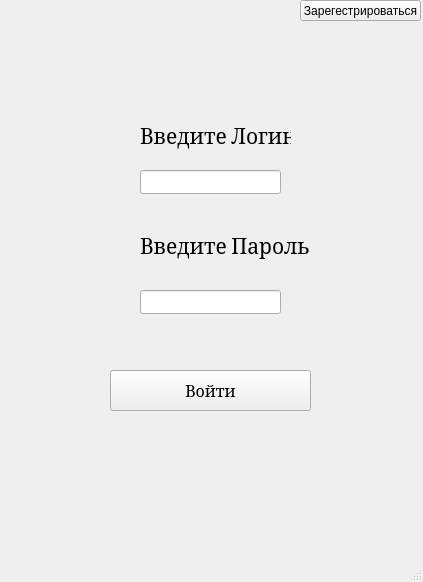
<?xml version="1.0" encoding="UTF-8"?>
<ui version="4.0">
 <class>MainWindow</class>
 <widget class="QMainWindow" name="MainWindow">
  <property name="geometry">
   <rect>
    <x>0</x>
    <y>0</y>
    <width>423</width>
    <height>582</height>
   </rect>
  </property>
  <property name="windowTitle">
   <string>MainWindow</string>
  </property>
  <property name="windowIcon">
   <iconset theme="QIcon::ThemeIcon::GoHome"/>
  </property>
  <widget class="QWidget" name="centralwidget">
   <widget class="QLabel" name="label">
    <property name="geometry">
     <rect>
      <x>140</x>
      <y>110</y>
      <width>151</width>
      <height>51</height>
     </rect>
    </property>
    <property name="font">
     <font>
      <family>Cambria</family>
      <pointsize>16</pointsize>
     </font>
    </property>
    <property name="text">
     <string>Введите Логин</string>
    </property>
   </widget>
   <widget class="QLineEdit" name="NameEdit">
    <property name="geometry">
     <rect>
      <x>140</x>
      <y>170</y>
      <width>141</width>
      <height>24</height>
     </rect>
    </property>
    <property name="font">
     <font>
      <family>Cambria</family>
      <pointsize>12</pointsize>
     </font>
    </property>
   </widget>
   <widget class="QLabel" name="label_2">
    <property name="geometry">
     <rect>
      <x>140</x>
      <y>210</y>
      <width>171</width>
      <height>71</height>
     </rect>
    </property>
    <property name="font">
     <font>
      <family>Cambria</family>
      <pointsize>16</pointsize>
     </font>
    </property>
    <property name="text">
     <string>Введите Пароль</string>
    </property>
   </widget>
   <widget class="QPushButton" name="ConfirmButton">
    <property name="geometry">
     <rect>
      <x>110</x>
      <y>370</y>
      <width>201</width>
      <height>41</height>
     </rect>
    </property>
    <property name="font">
     <font>
      <family>Cambria</family>
      <pointsize>12</pointsize>
     </font>
    </property>
    <property name="text">
     <string>Войти</string>
    </property>
   </widget>
   <widget class="QLineEdit" name="PasEdit">
    <property name="geometry">
     <rect>
      <x>140</x>
      <y>290</y>
      <width>141</width>
      <height>24</height>
     </rect>
    </property>
    <property name="font">
     <font>
      <family>Cambria</family>
      <pointsize>12</pointsize>
     </font>
    </property>
   </widget>
   <widget class="QPushButton" name="RegistrButton">
    <property name="geometry">
     <rect>
      <x>300</x>
      <y>0</y>
      <width>121</width>
      <height>21</height>
     </rect>
    </property>
    <property name="text">
     <string>Зарегестрироваться</string>
    </property>
   </widget>
  </widget>
  <widget class="QMenuBar" name="menubar">
   <property name="geometry">
    <rect>
     <x>0</x>
     <y>0</y>
     <width>423</width>
     <height>21</height>
    </rect>
   </property>
  </widget>
  <widget class="QStatusBar" name="statusbar"/>
 </widget>
 <resources/>
 <connections/>
</ui>
